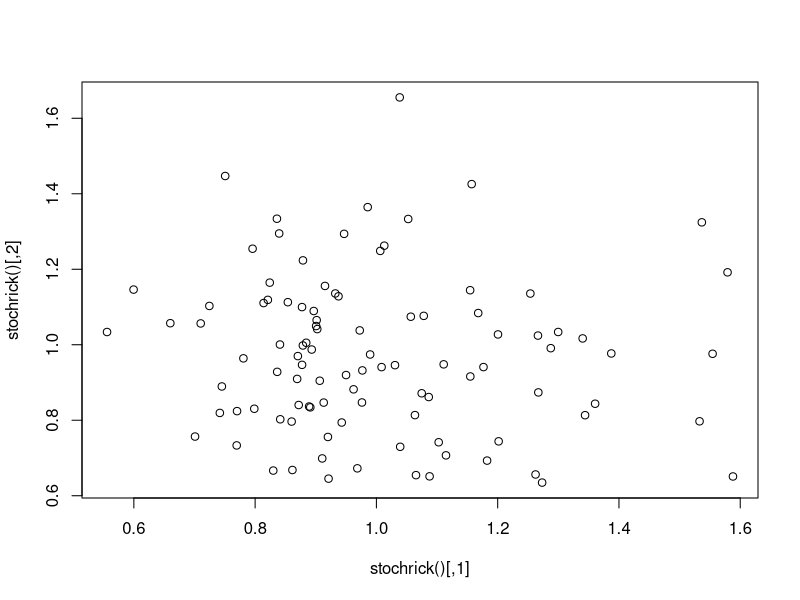

Reproduce this figure in R.
# Runs the stochastic (with gaussian fluctuations) Ricker Eqn .

rm(list=ls())

stochrick<-function(p0=runif(1000,.5,1.5),r=1.2,K=1,sigma=0.2,numyears=100)
{
  #initialize
  N<-matrix(NA,numyears,length(p0))
  N[1,]<-p0
  
  for (pop in 1:length(p0)) #loop through the populations
  {
    for (yr in 2:numyears) #for each pop, loop through the years
    {
      N[yr,pop]<-N[yr-1,pop]*exp(r*(1-N[yr-1,pop]/K)+rnorm(1,0,sigma))
    }
  }
 return(N)
}
plot(stochrick())
print(system.time(stochrick(p0=runif(1000,.5,1.5),r=1.2,K=1,sigma=0.2,numyears=100)))

# Now write another function called stochrickvect that vectorizes the above 
# to the extent possible, with improved performance: 

stochrickvect <- function(){

}

# print("Vectorized Stochastic Ricker takes:")
# print(system.time(res2<-stochrickvect()))

